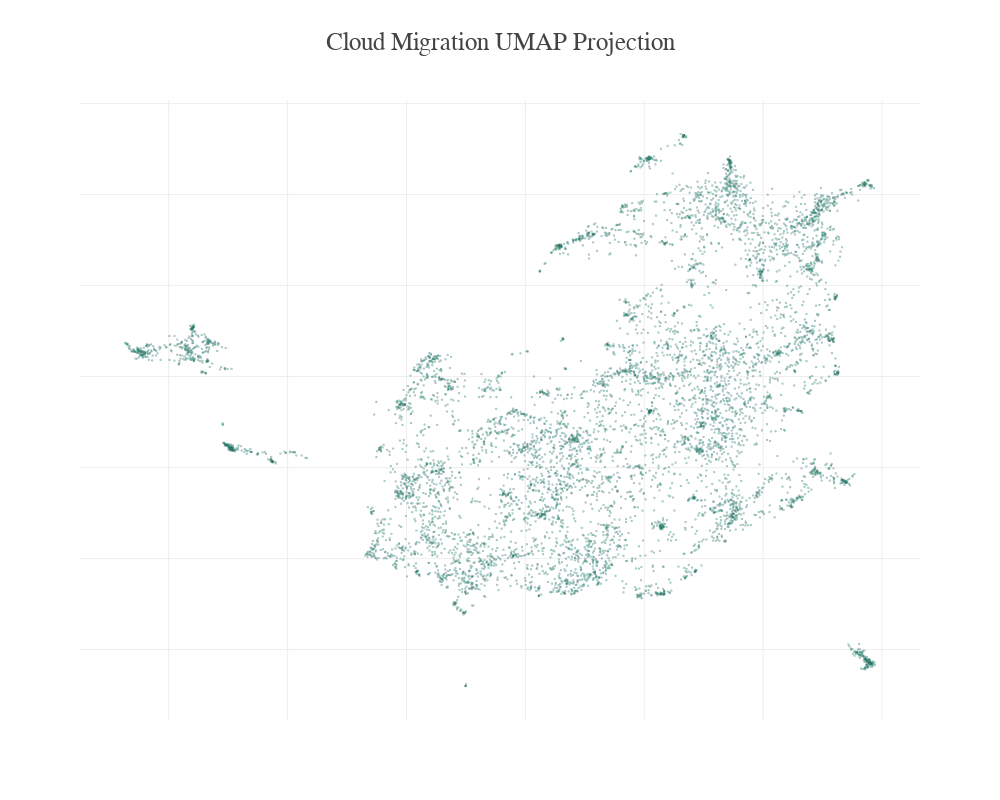

Write notebook code for a chart like this one.
### Code cell
def umap_figure(save: bool = False):
    ids = (
        pl.scan_parquet("ablation/final/cp_random_hyde_1_run-1.parquet")
        .filter(pl.col("topic") == "Cloud Migration")
        .select("id")
        .collect()
        .to_numpy()
        .flatten()
        .tolist()
    )
    data = np.vstack(
        pl.scan_parquet("ablation/active_learning/embeddings.parquet")
        .filter(pl.col("id").is_in(ids))
        .select("embedding")
        .collect()
        .to_numpy()
        .flatten()
    )
    fit = umap.UMAP()
    u = fit.fit_transform(data)
    fig = px.scatter(
        x=u[:, 0],
        y=u[:, 1],
        title="UMAP Projection of Embeddings (Cloud Migration)",
    )
    layout = dict(
        title_font_size=20,
        xaxis_tickfont_size=15,
        yaxis_tickfont_size=15,
        xaxis_title_text="",
        yaxis_title_text="",
        legend_font_size=15,
        yaxis_title_font_size=20,
        xaxis_title_font_size=20,
        height=800,
        width=1000,
        title="Cloud Migration UMAP Projection",
        xaxis_showticklabels=False,
        yaxis_showticklabels=False,
    )
    fig.update_layout(**layout)
    # scatter point size and opacity
    fig.update_traces(marker=dict(size=2, opacity=0.4, line=dict(width=0.2, color="DarkSlateGrey")))
    if save:
        save_plot(fig, "umap_projection", layout)
    fig.show()

umap_figure(True)

### Figure 1 — Plotly figure (JSON) as saved in the notebook; plotly's stock layout.template omitted (floating-point values rounded to 4 significant figures; data arrays with more than 128 entries replaced by an {"elided": "..."} marker saying what was removed)
{"data": [{"hovertemplate": "x=%{x}<br>y=%{y}<extra></extra>", "legendgroup": "", "marker": {"color": "#179c7d", "line": {"color": "DarkSlateGrey", "width": 0.2}, "opacity": 0.4, "size": 2, "symbol": "circle"}, "mode": "markers", "name": "", "showlegend": false, "type": "scattergl", "x": {"elided": "7311 float values"}, "xaxis": "x", "y": {"elided": "7311 float values"}, "yaxis": "y"}], "layout": {"colorway": ["#179c7d", "#005b7f", "#a6bbc8", "#39c1cd", "#b2b235", "#f58220", "#008598"], "font": {"family": "Modern Computer"}, "height": 800, "legend": {"font": {"size": 15}, "itemsizing": "constant", "title": {"text": ""}, "tracegroupgap": 0, "x": 0.5}, "showlegend": true, "title": {"text": "Cloud Migration UMAP Projection"}, "width": 1000, "xaxis": {"anchor": "y", "domain": [0, 1], "showgrid": true, "showticklabels": false, "tickfont": {"size": 15}, "title": {"font": {"size": 20}, "text": ""}}, "yaxis": {"anchor": "x", "domain": [0, 1], "showgrid": true, "showticklabels": false, "tickfont": {"size": 15}, "title": {"font": {"size": 20}, "text": ""}}}}
